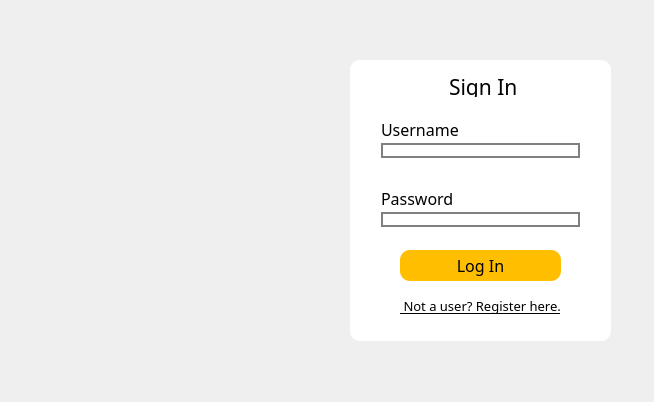
<?xml version="1.0" encoding="UTF-8"?>
<ui version="4.0">
 <class>FrontendClass</class>
 <widget class="QMainWindow" name="FrontendClass">
  <property name="geometry">
   <rect>
    <x>0</x>
    <y>0</y>
    <width>654</width>
    <height>402</height>
   </rect>
  </property>
  <property name="minimumSize">
   <size>
    <width>654</width>
    <height>402</height>
   </size>
  </property>
  <property name="maximumSize">
   <size>
    <width>654</width>
    <height>402</height>
   </size>
  </property>
  <property name="font">
   <font>
    <family>Nunito Medium</family>
   </font>
  </property>
  <property name="windowTitle">
   <string>Gartic - Login</string>
  </property>
  <property name="windowIcon">
   <iconset resource="Frontend.qrc">
    <normaloff>:/Frontend/assets/images/appicon.ico</normaloff>:/Frontend/assets/images/appicon.ico</iconset>
  </property>
  <widget class="QWidget" name="centralWidget">
   <widget class="QGroupBox" name="groupBox_login_from">
    <property name="geometry">
     <rect>
      <x>350</x>
      <y>60</y>
      <width>261</width>
      <height>281</height>
     </rect>
    </property>
    <property name="font">
     <font>
      <family>Nunito Medium</family>
      <pointsize>16</pointsize>
      <bold>false</bold>
      <underline>false</underline>
      <strikeout>false</strikeout>
     </font>
    </property>
    <property name="autoFillBackground">
     <bool>false</bool>
    </property>
    <property name="styleSheet">
     <string notr="true">background-color: rgb(255, 255, 255);
border-radius: 10px;</string>
    </property>
    <property name="flat">
     <bool>false</bool>
    </property>
    <property name="checkable">
     <bool>false</bool>
    </property>
    <widget class="QPushButton" name="pushButton_login">
     <property name="geometry">
      <rect>
       <x>50</x>
       <y>190</y>
       <width>161</width>
       <height>31</height>
      </rect>
     </property>
     <property name="font">
      <font>
       <family>Nunito Medium</family>
       <pointsize>12</pointsize>
       <bold>false</bold>
       <underline>false</underline>
       <strikeout>false</strikeout>
      </font>
     </property>
     <property name="styleSheet">
      <string notr="true">background-color: rgb(255, 191, 0);</string>
     </property>
     <property name="text">
      <string>Log In</string>
     </property>
    </widget>
    <widget class="QWidget" name="layoutWidget">
     <property name="geometry">
      <rect>
       <x>20</x>
       <y>50</y>
       <width>221</width>
       <height>59</height>
      </rect>
     </property>
     <layout class="QVBoxLayout" name="verticalLayout_username">
      <item>
       <widget class="QLabel" name="label_username">
        <property name="font">
         <font>
          <family>Nunito Medium</family>
          <pointsize>12</pointsize>
          <bold>false</bold>
          <underline>false</underline>
          <strikeout>false</strikeout>
         </font>
        </property>
        <property name="text">
         <string>Username</string>
        </property>
       </widget>
      </item>
      <item>
       <widget class="QLineEdit" name="lineEdit_username">
        <property name="font">
         <font>
          <family>Nunito Medium</family>
          <pointsize>12</pointsize>
          <bold>false</bold>
          <underline>false</underline>
          <strikeout>false</strikeout>
         </font>
        </property>
        <property name="styleSheet">
         <string notr="true">border: 2px solid gray;</string>
        </property>
       </widget>
      </item>
     </layout>
    </widget>
    <widget class="QWidget" name="layoutWidget">
     <property name="geometry">
      <rect>
       <x>20</x>
       <y>120</y>
       <width>221</width>
       <height>58</height>
      </rect>
     </property>
     <layout class="QVBoxLayout" name="verticalLayout_password">
      <item>
       <widget class="QLabel" name="label_password">
        <property name="font">
         <font>
          <family>Nunito Medium</family>
          <pointsize>12</pointsize>
          <bold>false</bold>
          <underline>false</underline>
          <strikeout>false</strikeout>
         </font>
        </property>
        <property name="text">
         <string>Password</string>
        </property>
       </widget>
      </item>
      <item>
       <widget class="QLineEdit" name="lineEdit_password">
        <property name="font">
         <font>
          <family>Nunito Medium</family>
          <pointsize>12</pointsize>
          <bold>false</bold>
          <underline>false</underline>
          <strikeout>false</strikeout>
         </font>
        </property>
        <property name="styleSheet">
         <string notr="true">border: 2px solid gray;</string>
        </property>
        <property name="echoMode">
         <enum>QLineEdit::Password</enum>
        </property>
       </widget>
      </item>
     </layout>
    </widget>
    <widget class="QLabel" name="label_signInText">
     <property name="geometry">
      <rect>
       <x>99</x>
       <y>16</y>
       <width>81</width>
       <height>21</height>
      </rect>
     </property>
     <property name="font">
      <font>
       <family>Nunito Medium</family>
       <pointsize>16</pointsize>
       <bold>false</bold>
       <underline>false</underline>
       <strikeout>false</strikeout>
      </font>
     </property>
     <property name="text">
      <string>Sign In</string>
     </property>
    </widget>
    <widget class="QPushButton" name="pushButton_goToRegister">
     <property name="geometry">
      <rect>
       <x>50</x>
       <y>234</y>
       <width>161</width>
       <height>24</height>
      </rect>
     </property>
     <property name="font">
      <font>
       <family>Nunito Medium</family>
       <pointsize>10</pointsize>
       <underline>true</underline>
      </font>
     </property>
     <property name="text">
      <string> Not a user? Register here.</string>
     </property>
    </widget>
   </widget>
   <widget class="QLabel" name="label_background">
    <property name="enabled">
     <bool>true</bool>
    </property>
    <property name="geometry">
     <rect>
      <x>-10</x>
      <y>0</y>
      <width>681</width>
      <height>411</height>
     </rect>
    </property>
    <property name="text">
     <string/>
    </property>
    <property name="pixmap">
     <pixmap resource="Frontend.qrc">:/Frontend/assets/images/background.png</pixmap>
    </property>
    <property name="scaledContents">
     <bool>true</bool>
    </property>
    <property name="wordWrap">
     <bool>false</bool>
    </property>
   </widget>
   <widget class="QLabel" name="label">
    <property name="geometry">
     <rect>
      <x>46</x>
      <y>155</y>
      <width>251</width>
      <height>71</height>
     </rect>
    </property>
    <property name="text">
     <string/>
    </property>
    <property name="pixmap">
     <pixmap resource="Frontend.qrc">:/Frontend/assets/images/gartic-logo.png</pixmap>
    </property>
    <property name="scaledContents">
     <bool>true</bool>
    </property>
   </widget>
   <zorder>label_background</zorder>
   <zorder>groupBox_login_from</zorder>
   <zorder>label</zorder>
  </widget>
 </widget>
 <layoutdefault spacing="6" margin="11"/>
 <resources>
  <include location="Frontend.qrc"/>
 </resources>
 <connections/>
</ui>
